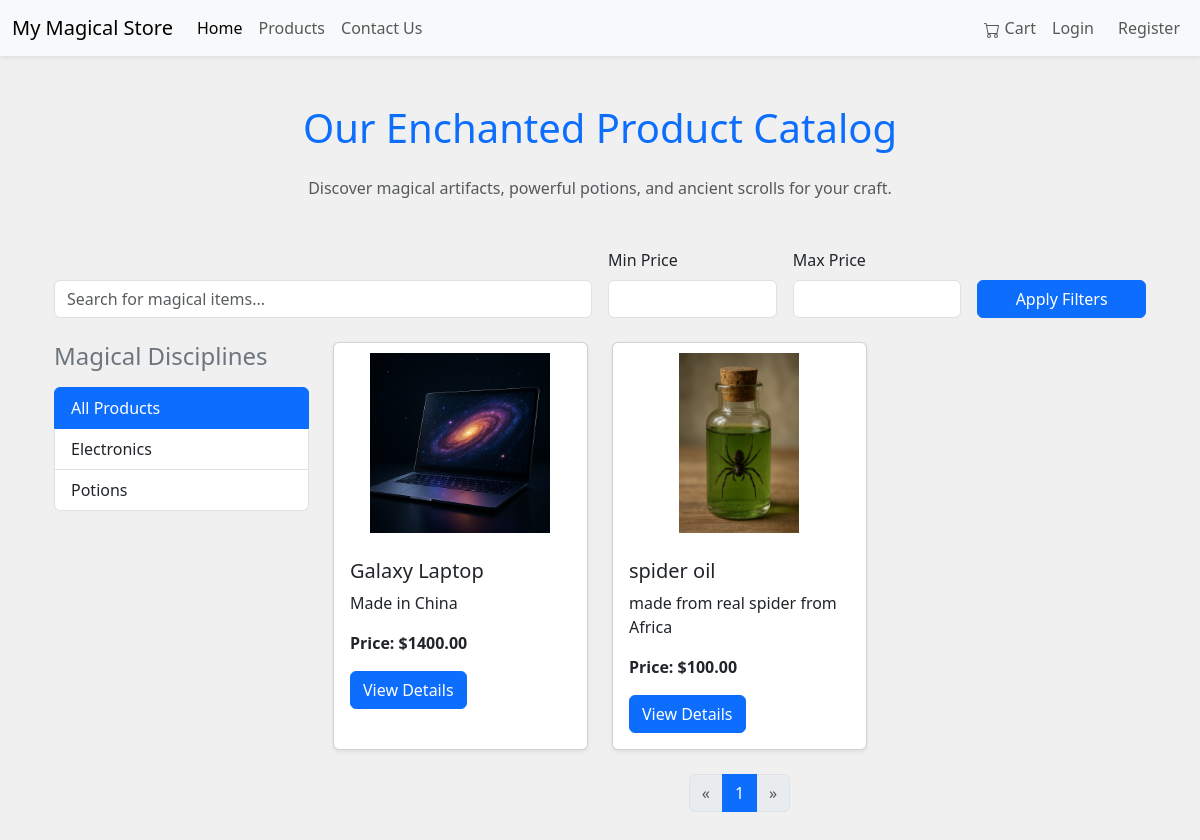
The app's page /myfirstapp/ with its own data.
### myapp/models.py (models this page shows, shortened)
class Category(models.Model):
    name = models.CharField(max_length=200, db_index=True)
    slug = models.SlugField(max_length=200, unique=True)
    class Meta:
        ordering = ('name',)
        verbose_name = 'category'
        verbose_name_plural = 'categories'

class Product(models.Model):
    category = models.ForeignKey(Category, related_name='products', on_delete=models.CASCADE)
    name = models.CharField(max_length=200, db_index=True)
    slug = models.SlugField(max_length=200, db_index=True, unique=True) # Added unique=True for slug
    image = models.ImageField(upload_to='products/%Y/%m/%d', blank=True, null=True)
    description = models.TextField(blank=True)
    price = models.DecimalField(max_digits=10, decimal_places=2)
    available = models.BooleanField(default=True)
    created = models.DateTimeField(auto_now_add=True)
    updated = models.DateTimeField(auto_now=True)
    class Meta:
        ordering = ('name',)
        indexes = [
            models.Index(fields=['id', 'slug']),
        ]
    def get_absolute_url(self):
        return reverse('product_detail', args=[self.id, self.slug])

### myapp/views.py (the view)
# urls.py: path("", views.ProductListView.as_view(), name="product_list"),
class ProductListView(ListView):
    model = Product
    template_name = 'myapp/product_list.html'
    context_object_name = 'products'
    paginate_by = 6
    def get_queryset(self):
        queryset = Product.objects.filter(available=True)
        query = self.request.GET.get('q')
        if query:
            queryset = queryset.filter(Q(name__icontains=query) | Q(description__icontains=query))
        category_slug = self.request.GET.get('category')
        if category_slug:
            queryset = queryset.filter(category__slug=category_slug)
        min_price = self.request.GET.get('min_price')
        max_price = self.request.GET.get('max_price')
        if min_price:
            try:
                min_price = Decimal(min_price)
                queryset = queryset.filter(price__gte=min_price)
            except ValueError:
                messages.error(self.request, "Invalid minimum price entered.")
        if max_price:
            try:
                max_price = Decimal(max_price)
                queryset = queryset.filter(price__lte=max_price)
            except ValueError:
                messages.error(self.request, "Invalid maximum price entered.")
        return queryset.order_by('name')
    def get_context_data(self, **kwargs):
        context = super().get_context_data(**kwargs)
        context['categories'] = Category.objects.all().order_by('name')
        context['selected_category_slug'] = self.request.GET.get('category', '')
        context['current_query'] = self.request.GET.get('q', '')
        context['min_price'] = self.request.GET.get('min_price', '')
        context['max_price'] = self.request.GET.get('max_price', '')
        return context

### myapp/templates/myapp/product_list.html (shortened to what this page needs)
{% extends "myapp/base.html" %}
{% load static %}
{% block content %}
<div class="container my-5">
    <h1 class="text-center text-primary mb-4">Our Enchanted Product Catalog</h1>
    <p class="text-center text-muted mb-5">Discover magical artifacts, powerful potions, and ancient scrolls for your craft.</p>
    <form action="" method="GET" class="mb-4">
        <div class="row g-3 align-items-end">
            <div class="col-md-6">
                <input class="form-control" type="search" id="search-query" placeholder="Search for magical items..." aria-label="Search" name="q" value="{{ current_query }}">
            </div>
            <div class="col-md-2">
                <label for="min-price" class="form-label">Min Price</label>
                <input class="form-control" type="number" id="min-price" name="min_price" value="{{ min_price }}" step="0.01" min="0">
            </div>
            <div class="col-md-2">
                <label for="max-price" class="form-label">Max Price</label>
                <input class="form-control" type="number" id="max-price" name="max_price" value="{{ max_price }}" step="0.01" min="0">
            </div>
            <div class="col-md-2">
                <button class="btn btn-primary w-100" type="submit">Apply Filters</button>
            </div>
        </div>
    </form>
    <div class="row">
        <div class="col-md-3">
            <h4 class="mb-3 text-secondary">Magical Disciplines</h4>
            <div class="list-group mb-4">
                <a href="{% url 'product_list' %}"
                   class="list-group-item list-group-item-action {% if not selected_category_slug %}active{% endif %}">
                    All Products
                </a>
                {% for category in categories %}
                    <a href="{% url 'product_list' %}?category={{ category.slug }}"
                       class="list-group-item list-group-item-action {% if selected_category_slug == category.slug %}active{% endif %}">
                        {{ category.name }}
                    </a>
                {% endfor %}
            </div>
        </div>
        <div class="col-md-9">
            {% if products %}
                <div class="row row-cols-1 row-cols-md-3 g-4">
                    {% for product in products %}
                    <div class="col">
                        <div class="card h-100 shadow-sm">
                            {% if product.image %}
                                <img src="{{ product.image.url }}" class="card-img-top" alt="{{ product.name }}" style="max-height: 200px; object-fit: contain; padding: 10px;">
                            {% else %}
                                <img src="{% static 'myapp/placeholder.png' %}" class="card-img-top" alt="No image" style="max-height: 200px; object-fit: contain; padding: 10px;">
                            {% endif %}
                            <div class="card-body">
                                <h5 class="card-title">{{ product.name }}</h5>
                                <p class="card-text">{{ product.description|truncatechars:100 }}</p>
                                <p class="card-text"><strong>Price: ${{ product.price }}</strong></p>
                                <a href="{{ product.get_absolute_url }}" class="btn btn-primary">View Details</a>
                            </div>
                        </div>
                    </div>
                    {% endfor %}
                </div>
                <nav aria-label="Page navigation" class="mt-4">
                    <ul class="pagination justify-content-center">
                        {% if page_obj.has_previous %}
                            <li class="page-item">
                                <a class="page-link" href="?page={{ page_obj.previous_page_number }}{% if current_query %}&q={{ current_query }}{% endif %}{% if selected_category_slug %}&category={{ selected_category_slug }}{% endif %}{% if min_price %}&min_price={{ min_price }}{% endif %}{% if max_price %}&max_price={{ max_price }}{% endif %}" aria-label="Previous">
                                    <span aria-hidden="true">&laquo;</span>
                                </a>
                            </li>
                        {% else %}
                            <li class="page-item disabled">
                                <a class="page-link" href="#" aria-label="Previous">
                                    <span aria-hidden="true">&laquo;</span>
                                </a>
                            </li>
                        {% endif %}
                        {% for num in page_obj.paginator.page_range %}
                            {% if page_obj.number == num %}
                                <li class="page-item active" aria-current="page"><span class="page-link">{{ num }}</span></li>
                            {% endif %}
                        {% endfor %}
                        {% if page_obj.has_next %}
                            <li class="page-item">
                                <a class="page-link" href="?page={{ page_obj.next_page_number }}{% if current_query %}&q={{ current_query }}{% endif %}{% if selected_category_slug %}&category={{ selected_category_slug }}{% endif %}{% if min_price %}&min_price={{ min_price }}{% endif %}{% if max_price %}&max_price={{ max_price }}{% endif %}" aria-label="Next">
                                    <span aria-hidden="true">&raquo;</span>
                                </a>
                            </li>
                        {% else %}
                            <li class="page-item disabled">
                                <a class="page-link" href="#" aria-label="Next">
                                    <span aria-hidden="true">&raquo;</span>
                                </a>
                            </li>
                        {% endif %}
                    </ul>
                </nav>
            {% else %}
                <p class="alert alert-warning">No magical products found in the catalog yet!</p>
            {% endif %}
        </div>
    </div>
</div>
{% endblock %}

### myapp/templates/myapp/base.html (shortened to what this page needs)
{% load static %}
{% load static %}
<!DOCTYPE html>
<html lang="en">
<head>
    <link href="https://cdn.jsdelivr.net/npm/bootstrap@5.3.3/dist/css/bootstrap.min.css" rel="stylesheet">
    <link rel="stylesheet" href="{% static 'myapp/style.css' %}">
</head>
<body>
    <nav class="navbar navbar-expand-lg navbar-light bg-light shadow-sm">
        <div class="container-fluid">
            <a class="navbar-brand" href="{% url 'home' %}">My Magical Store</a>
            <div class="collapse navbar-collapse" id="navbarNav">
                <ul class="navbar-nav me-auto mb-2 mb-lg-0">
                    <li class="nav-item">
                        <a class="nav-link active" aria-current="page" href="{% url 'home' %}">Home</a>
                    </li>
                    <li class="nav-item">
                        <a class="nav-link" href="{% url 'product_list' %}">Products</a>
                    </li>
                    <li class="nav-item">
                        <a class="nav-link" href="{% url 'contact' %}">Contact Us</a>
                    </li>
                </ul>
                <ul class="navbar-nav">
                    <li class="nav-item">
                        <a class="nav-link" href="{% url 'cart_detail' %}">
                            Cart
                        </a>
                    </li>
                    {% if user.is_authenticated %}
                        <li class="nav-item">
                            <a class="nav-link text-dark" href="{% url 'profile_view' %}">Welcome, {{ user.username }}!</a>
                        </li>
                        <li class="nav-item">
                            <a class="nav-link btn btn-outline-danger btn-sm ms-2" href="{% url 'logout' %}">Logout</a>
                        </li>
                    {% else %}
                        <li class="nav-item">
                            <a class="nav-link btn btn-outline-primary btn-sm" href="{% url 'login' %}">Login</a>
                        </li>
                        <li class="nav-item ms-2">
                            <a class="nav-link btn btn-primary btn-sm" href="{% url 'register' %}">Register</a>
                        </li>
                    {% endif %}
                </ul>
            </div>
        </div>
    </nav>
    <div class="container mt-4">
        {% block content %}{% endblock %}
    </div>
</body>
</html>

### myapp/static/myapp/style.css (style rules this page uses)
body { background-color: #f0f0f0; }
h1 { color: #8a2be2; }

### records on screen
Category: name "Electronics"
Category: name "Potions"
Product: image (picture), name "Galaxy Laptop", description "Made in China", price "1400.00"
Product: image (picture), name "spider oil", description "made from real spider from Africa", price "100.00"

### other values on screen
{{ num }} "1"
